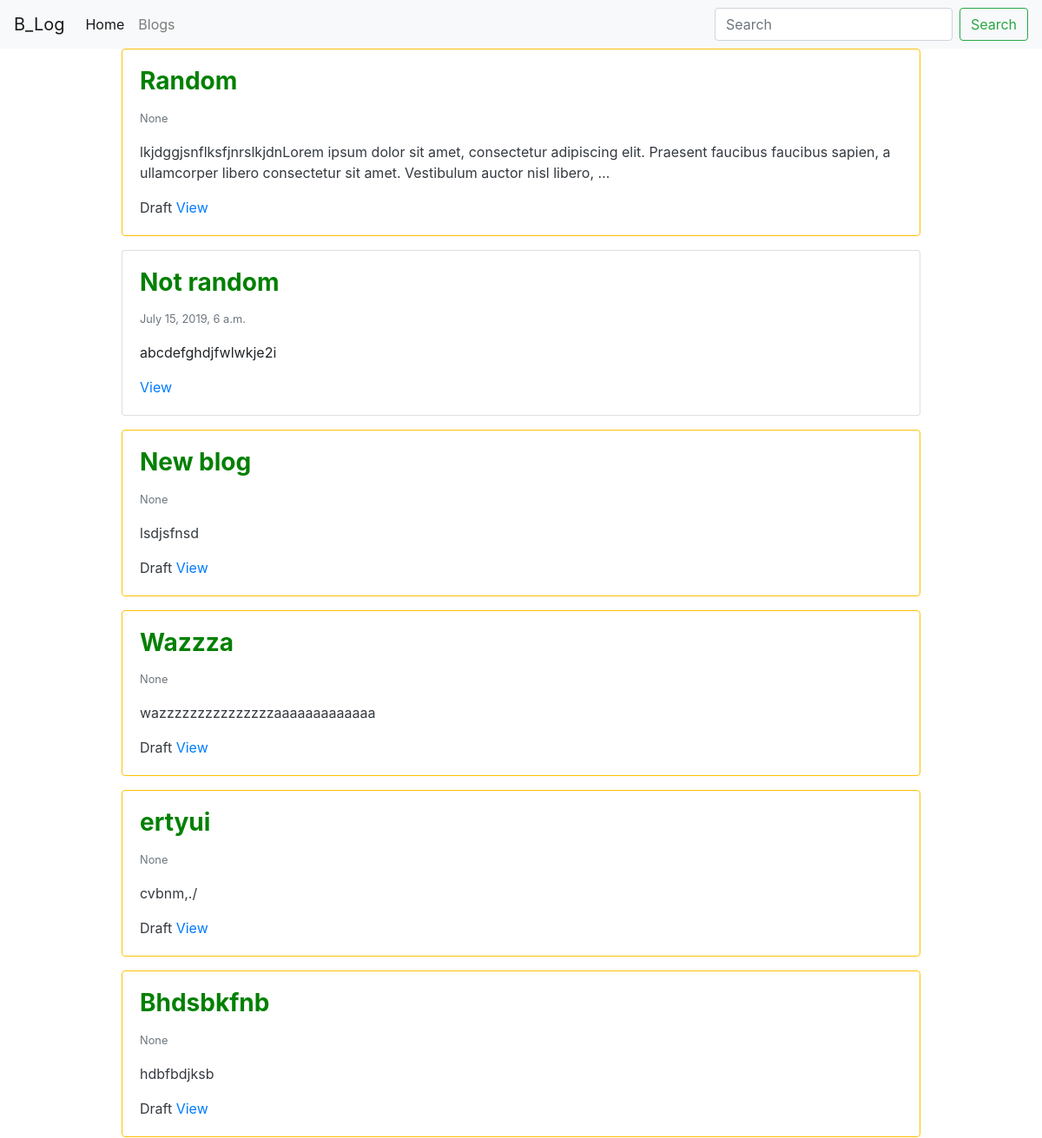
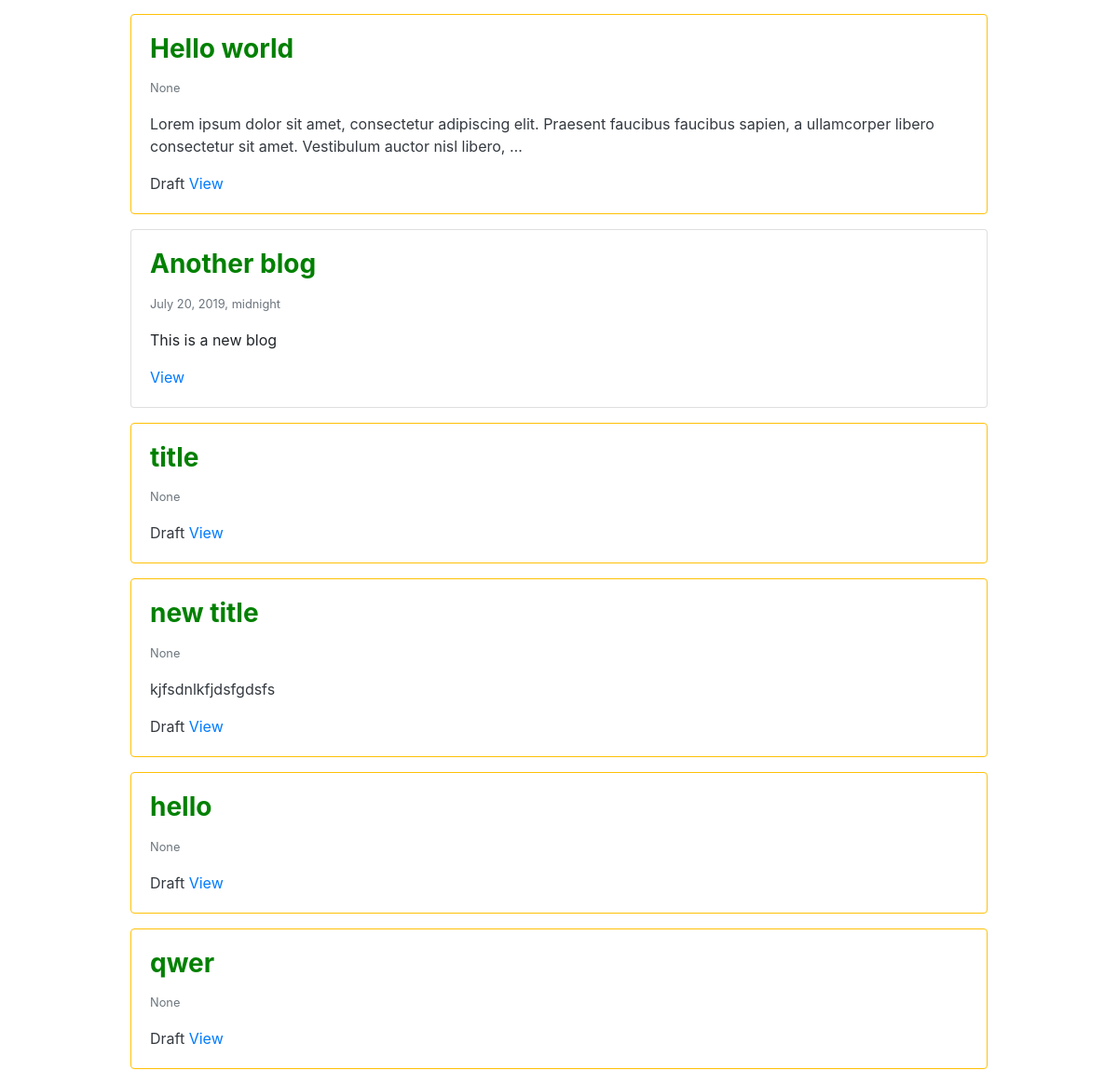
Screenshot of /blog/ with the database file from the repository (2 pictures, top to bottom).
### blog/models.py (models this page shows)
class BlogPost(models.Model):
	user = models.ForeignKey(User, default = 1, null=True, on_delete = models.SET_NULL)
	image = models.ImageField(upload_to='image/', blank = True, null = True)
	title = models.CharField(max_length = 120)
	slug = models.SlugField(unique=True)
	content = models.TextField(null=True, blank = True)
	publish_date = models.DateTimeField(auto_now = False, auto_now_add = False, null=True, blank=True)
	timestamp = models.DateTimeField(auto_now_add = True)
	updated = models.DateTimeField(auto_now=True)
	objects = BlogPostManager()

### blog/views.py (the view)
# urls.py: path('', blog_post_list_view),
def blog_post_list_view(request):
	qs = BlogPost.objects.all()
	template_name = 'list_view.html'
	context = {'object_list': qs}
	return render(request, template_name, context)

### blog/models.py (called while the page is built)
	def get_queryset(self):
		return BlogPostQuerySet(self.model, using = self._db)

### blog/templates/list_view.html
{% extends "base.html" %}
{% block content %}
<div class="row">
	{% for object in object_list %}
		{% include "list_in_line.html" with blog_post=object truncate=True detail=False %}
	{% endfor %}
</div>
{% endblock %}

### templates/base.html (shortened to what this page needs)
<!doctype html>
<html lang="en">
  <head>
    <link rel="stylesheet" href="https://stackpath.bootstrapcdn.com/bootstrap/4.3.1/css/bootstrap.min.css">
  </head>
  <body>
    {% include "navbar.html" %}
    <div class="container">
      {% block content %}
      {% endblock %}
    </div>
  </body>
</html>

### templates/navbar.html (shortened to what this page needs)
<nav class="navbar navbar-expand-lg navbar-light bg-light">
  <a class="navbar-brand" href="/">B_Log</a>
  <div class="collapse navbar-collapse" id="navbarSupportedContent">
    <ul class="navbar-nav mr-auto">
      <li class="nav-item active">
        <a class="nav-link" href="/">Home </span></a>
      </li>
      <li class="nav-item">
        <a class="nav-link" href="/blog">Blogs</a>
      </li>
    </ul>
    <form class="form-inline my-2 my-lg-0" action="/search/">
      <input class="form-control mr-sm-2" type="search" placeholder="Search" name="q" aria-label="Search">
      <button class="btn btn-outline-success my-2 my-sm-0" type="submit">Search</button>
    </form>
  </div>
</nav>

### blog/templates/list_in_line.html
<div class="col-12 col-md-10 mb-3 mx-auto">
	<div class="card {% if not blog_post.publish_date %} border border-warning text-dark {% endif %}">
		<div class="card-body">
			<h3 class="card-title" style="color: green"><b>{{ blog_post.title }}</b></h3>
			<small class="text-muted">{{ blog_post.publish_date }}</small>
			{% if truncate %}
				<p class="card-text">{{ blog_post.content | linebreaks | truncatewords:22}}</p>
			{% else %}
				<p class="card-text">{{ blog_post.content | linebreaks }}
			{% endif %}
			{% if not detail %}
				{% if not blog_post.publish_date %} Draft {% endif %}
				<a href = '/blog/{{ blog_post.slug }}'>View</a>
			{% endif %}
		</div>
	</div>
</div>

### rows the page displays
BlogPost: title "Random", publish_date "None", content "lkjdggjsnflksfjnrslkjdnLorem ipsum dolor sit amet, consectetur adipiscing elit. Praesent faucibus faucibus sapien, a ullamcorper libero consectetur sit amet. Vestibulum auctor nisl libero, …", shows "Draft"
BlogPost: title "Not random", publish_date "July 15, 2019, 6 a.m.", content "abcdefghdjfwlwkje2i"
BlogPost: title "New blog", publish_date "None", content "lsdjsfnsd", shows "Draft"
BlogPost: title "Wazzza", publish_date "None", content "wazzzzzzzzzzzzzzzaaaaaaaaaaaaa", shows "Draft"
BlogPost: title "ertyui", publish_date "None", content "cvbnm,./", shows "Draft"
BlogPost: title "Bhdsbkfnb", publish_date "None", content "hdbfbdjksb", shows "Draft"
BlogPost: title "Hello world", publish_date "None", content "Lorem ipsum dolor sit amet, consectetur adipiscing elit. Praesent faucibus faucibus sapien, a ullamcorper libero consectetur sit amet. Vestibulum auctor nisl libero, …", shows "Draft"
BlogPost: title "Another blog", publish_date "July 20, 2019, midnight", content "This is a new blog"
BlogPost: title "title", publish_date "None", shows "Draft"
BlogPost: title "new title", publish_date "None", content "kjfsdnlkfjdsfgdsfs", shows "Draft"
BlogPost: title "hello", publish_date "None", shows "Draft"
BlogPost: title "qwer", publish_date "None", shows "Draft"
